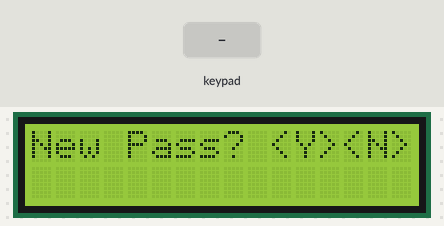
Recording of a sketch running on a simulated Arduino Uno, built with avr-gcc and run on an emulated ATmega328P. Parts: 16×2 character LCD. The inputs (shaded band) are chosen by the test bench. EEPROM starts erased.

Above: at 2.2 s.
2.3 s: key 'A' pressed
At 3.2 s:
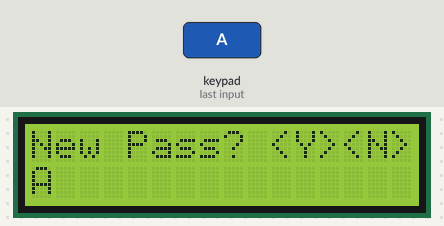
3.8 s: keypad keys 5 4 3 2 A pressed 0.4 s apart
At 6.7 s:
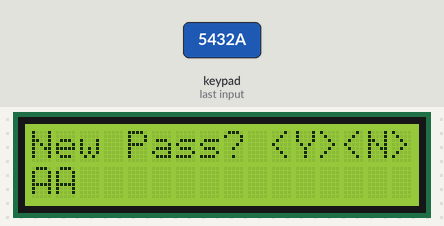
7.3 s: keypad keys 6 7 8 9 A pressed 0.4 s apart
At 9.3 s:
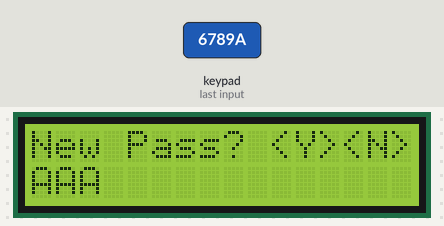
10.8 s: keypad keys 1 3 9 7 A pressed 0.4 s apart
At 13.3 s:
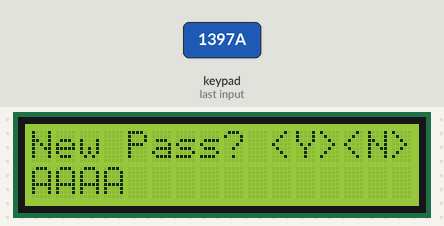
14.3 s: key 'A' pressed
At 14.8 s:
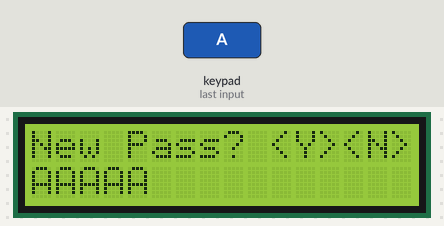
15.8 s: keypad keys 5 4 3 2 A pressed 0.4 s apart
At 18.2 s:
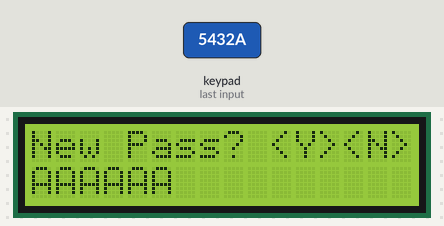
Timing chart, 0 to 19.7 s (numbered marks = the images above; inputs shaded):
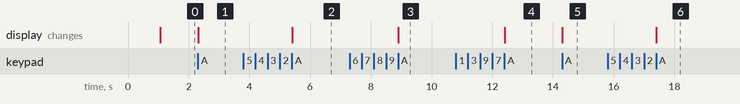

Measured:
- after the input at 2.3 s, the display: first changes at once (image 1 shows a later state)
- after the input at 3.8 s, the display: first changes after 1.6 s (image 2 shows a later state)
- after the input at 7.3 s, the display: first changes after 1.6 s (image 3 shows a later state)
- after the input at 10.8 s, the display: first changes after 1.6 s (image 4 shows a later state)
- after the input at 14.3 s, the display: first changes at once (image 5 shows a later state)
- after the input at 15.8 s, the display: first changes after 1.6 s (image 6 shows a later state)

The sketch:

EEPROM_UC.ino
```cpp
#include <LiquidCrystal.h>
#include <EEPROM.h>
#include <Keypad.h>

LiquidCrystal lcd(10,11,A2,A3,A4,A5);
const byte ROWS = 4; //four rows
const byte COLS = 4; //four columns
char keys[ROWS][COLS] = {
  {'7','8','9','A'},
  {'4','5','6','B'},
  {'1','2','3','C'},
  {'*','0','#','D'}
  };
byte rowPins[ROWS] = {5,4,3,2}; //connect to the row pinouts of the keypad
byte colPins[COLS] = {6, 7, 8, 9}; //connect to the column pinouts of the keypad

Keypad keypad = Keypad( makeKeymap(keys), rowPins, colPins, ROWS, COLS );

int sifre[4];
char val;
int i=0;

void setup() {
  lcd.begin(16,2);
  lcd.setCursor(0,0);
  lcd.print("Welcome!");
  delay(1000);
  lcd.clear();
}

void loop() {
  lcd.setCursor(0,0);
  lcd.print("New Pass? <Y><N>");
  char key = keypad.getKey();

  if(key)
  {
    /*YENİ ŞİFRE BELİRLEME KISMI*/
    if(key=='A')
    {

    lcd.setCursor(0,0);
    lcd.print("Pass:");
    lcd.setCursor(i,1);
    lcd.print(key);
    sifre[i]=key;
    EEPROM.write(i,sifre[i]);
    i++;
  if(key=='D')
  {
    lcd.clear();
    lcd.setCursor(0,0);
    lcd.print("Done!");
    delay(600);
    for(int j=0;j<4;j++)
    {
      val=EEPROM.read(j);
      lcd.setCursor(j,1);
      lcd.print(val);
    }
  }
 }


 /*YENİ ŞİFRE BELİRLEME KISMI*/


  }
}
```
